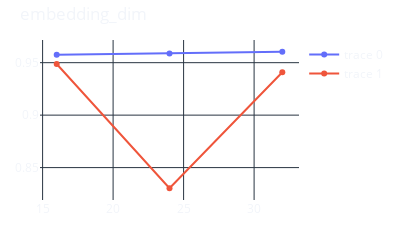
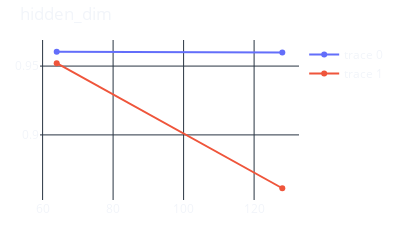
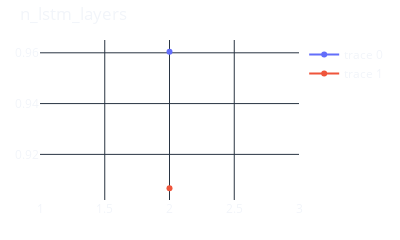
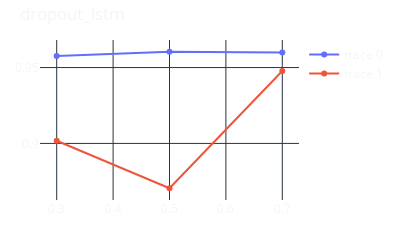

Write notebook code for charts like these, in order.
### Code cell
marg = cs.marginals("_acc")

pars = list(marg.keys())

print(pars)

for k in pars:
    fig = plotting.scatter(x=marg[k][k], y=[marg[k]["max"], marg[k]["mean"]])
    fig.update_layout(width=400, height=200, title=k)
    fig.show()

### Figure 1 — Plotly figure (JSON) as saved in the notebook; plotly's stock layout.template omitted (floating-point values rounded to 4 significant figures)
{"data": [{"type": "scatter", "x": [16, 24, 32], "y": [0.9575, 0.9587, 0.9604]}, {"type": "scatter", "x": [16, 24, 32], "y": [0.9487, 0.8303, 0.9409]}], "layout": {"height": 200, "title": {"text": "embedding_dim"}, "width": 400}}

### Figure 2 — Plotly figure (JSON) as saved in the notebook; plotly's stock layout.template omitted (floating-point values rounded to 4 significant figures)
{"data": [{"type": "scatter", "x": [64, 128], "y": [0.9604, 0.9598]}, {"type": "scatter", "x": [64, 128], "y": [0.9521, 0.8612]}], "layout": {"height": 200, "title": {"text": "hidden_dim"}, "width": 400}}

### Figure 3 — Plotly figure (JSON) as saved in the notebook; plotly's stock layout.template omitted (floating-point values rounded to 4 significant figures)
{"data": [{"type": "scatter", "x": [2], "y": [0.9604]}, {"type": "scatter", "x": [2], "y": [0.9067]}], "layout": {"height": 200, "title": {"text": "n_lstm_layers"}, "width": 400}}

### Figure 4 — Plotly figure (JSON) as saved in the notebook; plotly's stock layout.template omitted (floating-point values rounded to 4 significant figures)
{"data": [{"type": "scatter", "x": [0.3, 0.5, 0.7], "y": [0.9575, 0.9604, 0.9598]}, {"type": "scatter", "x": [0.3, 0.5, 0.7], "y": [0.9018, 0.8705, 0.9478]}], "layout": {"height": 200, "title": {"text": "dropout_lstm"}, "width": 400}}
